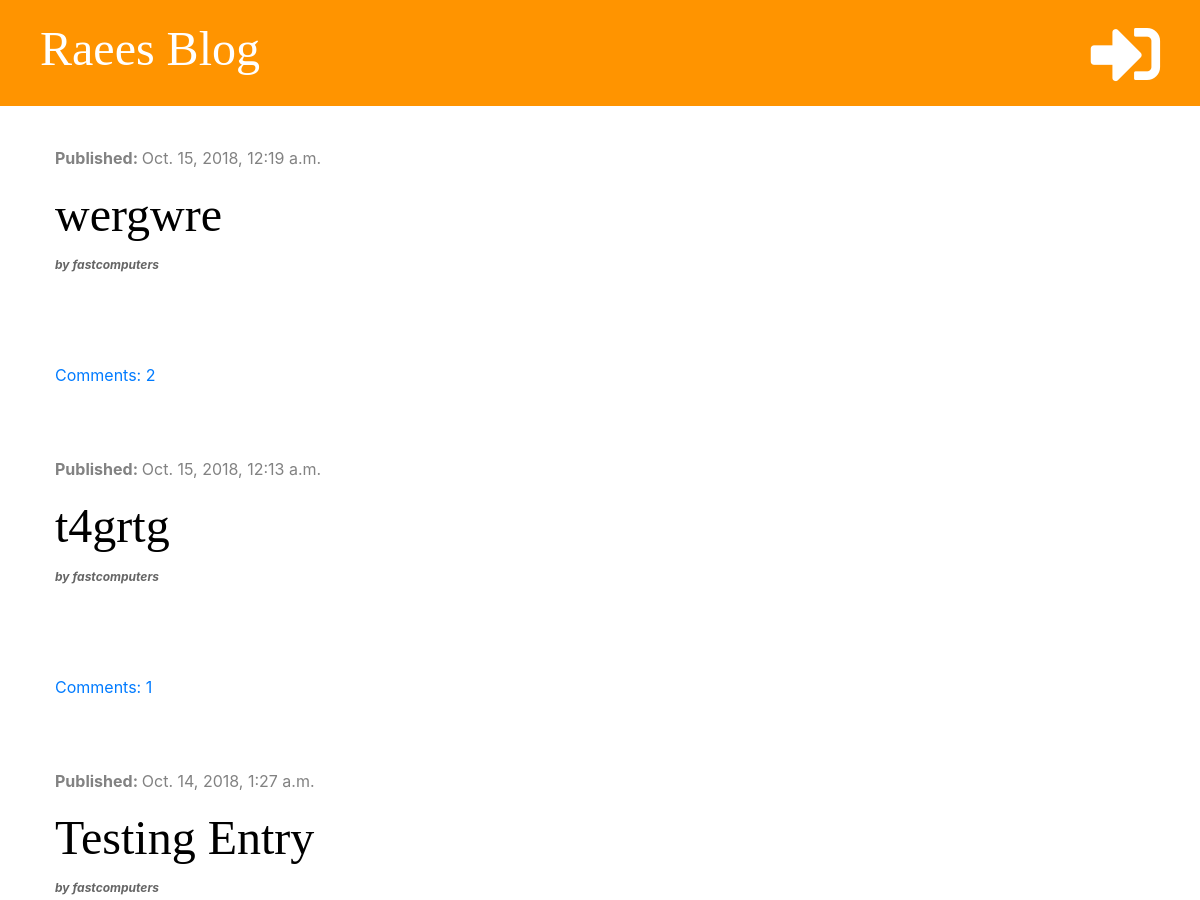
The app's page / (upper part), older data.
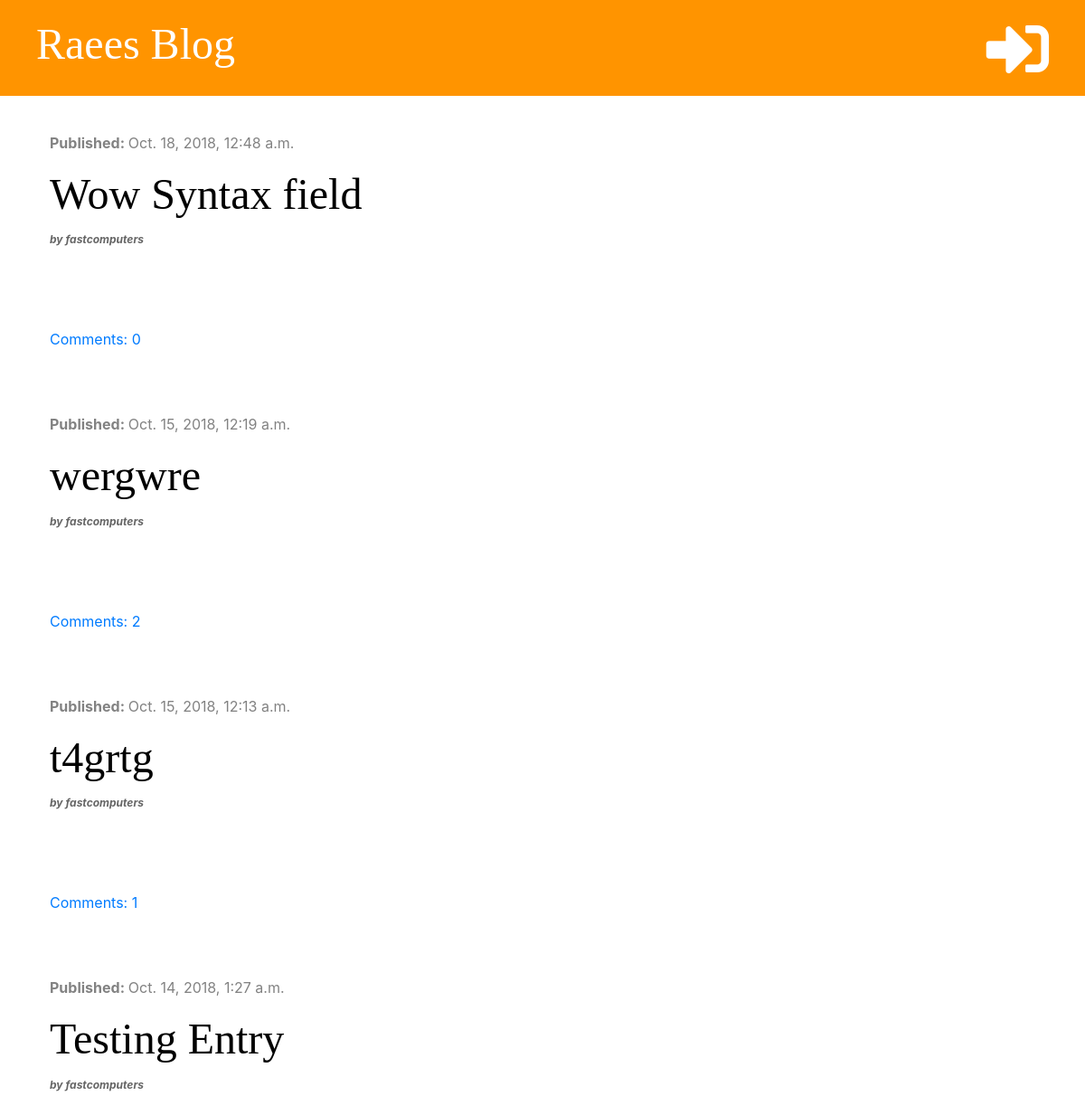
The same page, newer data.
### blog/models.py (models this page shows, shortened)
class Post(models.Model):
    author = models.ForeignKey('auth.User', on_delete=models.CASCADE)
    title = models.CharField(max_length=200)
    text = models.TextField()
    created_date = models.DateTimeField(default=timezone.now)
    published_date = models.DateTimeField(blank=True, null=True)
    def approved_comments(self):
        return self.comments.filter(approved=True)

### blog/views.py (the view)
# urls.py: path('', views.post_list, name='post_list'),
def post_list(request):
    posts = Post.objects.filter(published_date__lte=timezone.now()).order_by('-published_date')
    stuff_for_frontend = {'posts': posts}
    return render(request, 'blog/post_list.html', stuff_for_frontend)

### blog/templatetags/markdownify.py (called while the page is built)
@register.filter
def markdown(value):
    renderer = HighlightRenderer()
    markdown = mistune.Markdown(renderer=renderer)
    return markdown(value)

### blog/templates/blog/post_list.html (shortened to what this page needs)
{% extends 'blog/base.html' %}
{% load markdownify %}
{% block content %}
    {% for post in posts %}
        <div class="post">
            <div class="date">
                <p><strong>Published: </strong>{{ post.published_date }}</p>
            </div>
            <p><h2><a href="{% url 'post_detail' pk=post.pk %}">{{ post.title }}</a></h2> <strong><i style="font-size:12px;color:#666;margin:0 0 10px"> by {{ post.author }}</i></strong></p>
            <p>{{ post.text| markdown | safe |linebreaksbr }}</p><br><br><br>
            <a href="{% url 'post_detail' pk=post.pk %}">Comments: {{ post.approved_comments.count }}</a>
        </div>
    {% endfor %}
{% endblock %}

Row changes from the older to the newer data that the page shows:
added Post: published_date "Oct. 18, 2018, 12:48 a.m.", title "Wow Syntax field", author "fastcomputers", approved_comments.count "0"
